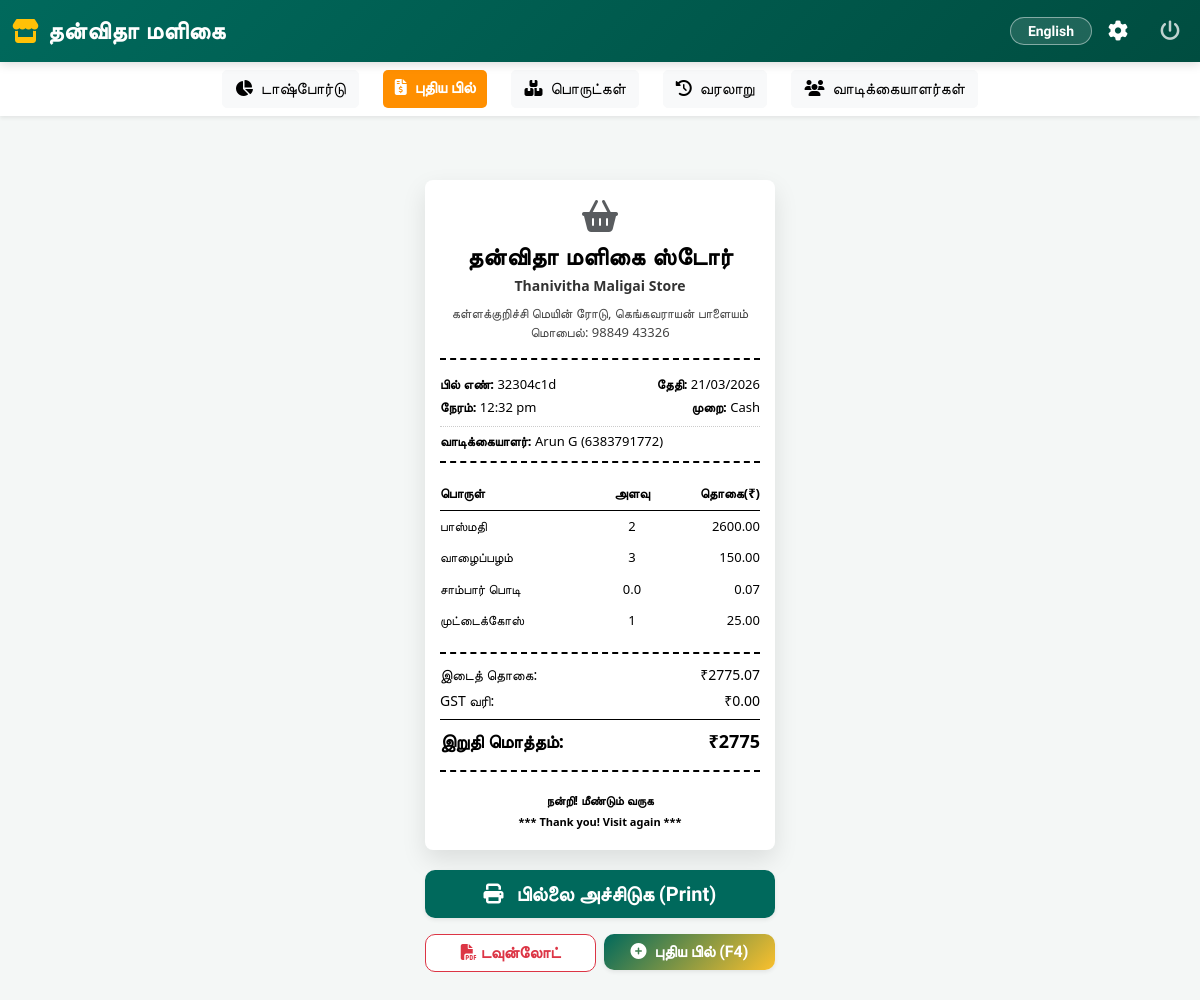
Page /billing/view/3 (signed in) on the committed database.
### models.py (models this page shows)
class ShopSettings(db.Model):
    __tablename__ = 'shop_settings'
    id = db.Column(db.Integer, primary_key=True)
    shop_name_ta = db.Column(db.String(200), default='தனிவிதா மளிகை ஸ்டோர்')
    shop_name_en = db.Column(db.String(200), default='Thanivitha Maligai Store')
    address_ta = db.Column(db.Text, default='கள்ளக்குறிச்சி மெயின் ரோடு, கெங்கவராயன் பாளையம்')
    address_en = db.Column(db.Text, default='Kallakurichi Main Road, Gengavarayanpalayam')
    phone = db.Column(db.String(20), default='98849 43326') # Added numbers from signboard
    phone_alt = db.Column(db.String(20), default='97514 73000') # Added alternative number
    email = db.Column(db.String(100), default='contact@thanivitha.com')
    gst_no = db.Column(db.String(20), default='')
    default_gst = db.Column(db.Float, default=0) # Groceries often have 0% or specific GST
    loyalty_points_ratio = db.Column(db.Float, default=0.01)  # 1 point per ₹100
    bill_footer_ta = db.Column(db.Text, default='நன்றி! மீண்டும் வருக')
    bill_footer_en = db.Column(db.Text, default='Thank you! Visit again')

class Order(db.Model):
    __tablename__ = 'order'
    id = db.Column(db.Integer, primary_key=True)
    order_number = db.Column(db.String(50), unique=True, nullable=False, index=True)
    bill_number = db.Column(db.String(50), unique=True, nullable=False, index=True)
    customer_id = db.Column(db.Integer, db.ForeignKey('customer.id'))
    order_date = db.Column(db.DateTime, default=datetime.utcnow)
    total_amount = db.Column(db.Float, default=0)
    discount = db.Column(db.Float, default=0)
    tax_amount = db.Column(db.Float, default=0)
    grand_total = db.Column(db.Float, default=0)
    payment_method = db.Column(db.String(20), nullable=False)  # Cash, Card, UPI
    payment_status = db.Column(db.String(20), default='Completed')
    created_by = db.Column(db.Integer, db.ForeignKey('user.id'))
    created_at = db.Column(db.DateTime, default=datetime.utcnow)
    items = db.relationship('OrderItem', backref='order', lazy=True, cascade='all, delete-orphan')

class Customer(db.Model):
    __tablename__ = 'customer'
    id = db.Column(db.Integer, primary_key=True)
    name = db.Column(db.String(100), nullable=False)
    phone = db.Column(db.String(15), unique=True, nullable=False, index=True) # Index for fast lookup at billing
    email = db.Column(db.String(100))
    address = db.Column(db.Text)
    gst_no = db.Column(db.String(20))
    loyalty_points = db.Column(db.Integer, default=0)  # Loyalty points
    created_at = db.Column(db.DateTime, default=datetime.utcnow)
    orders = db.relationship('Order', backref='customer', lazy=True)

class OrderItem(db.Model):
    __tablename__ = 'order_item'
    id = db.Column(db.Integer, primary_key=True)
    order_id = db.Column(db.Integer, db.ForeignKey('order.id'), nullable=False)
    product_id = db.Column(db.Integer, db.ForeignKey('product.id'), nullable=False)
    quantity = db.Column(db.Integer, nullable=False)
    price = db.Column(db.Float, nullable=False)
    gst_amount = db.Column(db.Float, default=0)
    total = db.Column(db.Float, nullable=False)
    product = db.relationship('Product')

class Product(db.Model):
    __tablename__ = 'product'
    id = db.Column(db.Integer, primary_key=True)
    name_ta = db.Column(db.String(100), nullable=False)
    name_en = db.Column(db.String(100), nullable=False)
    description_ta = db.Column(db.String(200))
    description_en = db.Column(db.String(200))
    price = db.Column(db.Float, nullable=False)
    mrp = db.Column(db.Float, nullable=False)  # Maximum Retail Price
    unit = db.Column(db.String(20), nullable=False)  # கிராம், கிலோ, லிட்டர், பீஸ், சிறு பாக்கெட்
    stock_quantity = db.Column(db.Integer, default=0)
    min_stock_alert = db.Column(db.Integer, default=10)
    category_id = db.Column(db.Integer, db.ForeignKey('category.id'), nullable=False)
    brand = db.Column(db.String(100), index=True)  # Brand name
    gst_percentage = db.Column(db.Float, default=5)  # GST rate
    is_active = db.Column(db.Boolean, default=True)
    barcode = db.Column(db.String(50), unique=True, index=True) # Added index for fast scanning
    barcode_image = db.Column(db.String(200))
    expiry_date = db.Column(db.Date)  # For expiry tracking
    created_at = db.Column(db.DateTime, default=datetime.utcnow)
    updated_at = db.Column(db.DateTime, default=datetime.utcnow, onupdate=datetime.utcnow)

### app.py (the view)
@app.route('/billing/view/<int:id>')
@login_required
def view_bill(id):
    order = Order.query.get_or_404(id)
    settings = ShopSettings.query.first()
    return render_template('billing/view_bill.html', order=order, settings=settings)

### app.py (called while the page is built)
@login_manager.user_loader
def load_user(user_id):
    return User.query.get(int(user_id))

### templates/billing/view_bill.html (shortened to what this page needs)
{% extends "base.html" %}
{% block content %}
<div class="container-fluid mt-4 mb-5">
    <div class="receipt-wrapper" id="printArea">
        <div class="receipt-header">
            <div class="no-print mb-2"><i class="fas fa-shopping-basket fa-2x text-muted"></i></div>
            <h2 class="receipt-title">{{ settings.shop_name_ta or 'தன்விதா மளிகை' }}</h2>
            <div class="receipt-subtitle">{{ settings.shop_name_en or 'THANVITHA GROCERY' }}</div>
            <div class="receipt-address">
                {{ settings.address_ta }}<br>
                மொபைல்: {{ settings.phone }}<br>
            </div>
        </div>
        <div class="receipt-meta">
            <div class="flex-row">
                <div><strong>பில் எண்:</strong> {{ order.bill_number[-8:] }}</div>
                <div><strong>தேதி:</strong> <span class="ist-date" data-utc="{{ order.order_date.strftime('%Y-%m-%dT%H:%M:%S') }}">{{ order.order_date.strftime('%d/%m/%Y') }}</span></div>
            </div>
            <div class="flex-row">
                <div><strong>நேரம்:</strong> <span class="ist-time" data-utc="{{ order.order_date.strftime('%Y-%m-%dT%H:%M:%S') }}">{{ order.order_date.strftime('%I:%M %p') }}</span></div>
                <div><strong>முறை:</strong> {{ order.payment_method }}</div>
            </div>
            {% if order.customer %}
            <div style="margin-top: 8px; border-top: 1px dotted #ccc; padding-top: 5px;">
                <strong>வாடிக்கையாளர்:</strong> {{ order.customer.name }} ({{ order.customer.phone }})
            </div>
            {% endif %}
        </div>
        <table class="receipt-table">
            <thead>
                <tr>
                    <th width="50%">பொருள்</th>
                    <th width="20%" style="text-align: center;">அளவு</th>
                    <th width="30%" style="text-align: right;">தொகை(₹)</th>
                </tr>
            </thead>
            <tbody>
                {% for item in order.items %}
                <tr>
                    <td>{{ item.product.name_ta }}</td>
                    <td style="text-align: center;">{{ item.quantity|round(2) }}</td>
                    <td style="text-align: right;">{{ "%.2f"|format(item.total) }}</td>
                </tr>
                {% endfor %}
            </tbody>
        </table>
        <div class="receipt-totals">
            <div class="flex-row">
                <span>இடைத் தொகை:</span>
                <span>₹{{ "%.2f"|format(order.total_amount) }}</span>
            </div>
            <div class="flex-row">
                <span>GST வரி:</span>
                <span>₹{{ "%.2f"|format(order.tax_amount) }}</span>
            </div>
            <div class="flex-row grand-total">
                <span>இறுதி மொத்தம்:</span>
                <span>₹{{ "%.0f"|format(order.grand_total) }}</span>
            </div>
        </div>
        <div class="receipt-footer">
            <p style="margin: 0;">{{ settings.bill_footer_ta or 'நன்றி! மீண்டும் வருக!' }}</p>
            <p style="margin: 4px 0 0 0; font-size: 11px;">*** {{ settings.bill_footer_en or 'Thank You! Visit Again!' }} ***</p>
        </div>
    </div>
    <div class="action-buttons no-print d-grid gap-2">
        <button onclick="window.print()" class="btn btn-lg text-white shadow-sm fw-bold mb-2" style="background-color: #00695C; border-radius: 10px;">
            <i class="fas fa-print me-2"></i> பில்லை அச்சிடுக (Print)
        </button>
        <div class="row g-2">
            <div class="col-6">
                <a href="{{ url_for('download_pdf', id=order.id) }}" class="btn btn-outline-danger w-100 bg-white fw-bold" style="border-radius: 10px;">
                    <i class="fas fa-file-pdf me-1"></i>டவுன்லோட்
                </a>
            </div>
            <div class="col-6">
                <a href="{{ url_for('new_bill') }}" class="btn w-100 text-white shadow-sm fw-bold" style="background: linear-gradient(135deg, var(--shop-primary) 0%, #FBC02D 100%); border: none; border-radius: 10px;">
                    <i class="fas fa-plus-circle me-1"></i> புதிய பில் (F4)
                </a>
            </div>
        </div>
    </div>
</div>
{% endblock %}

### static/css/style.css (style rules this page uses)
body { font-family: 'Hind Madurai', sans-serif; background-color: #f8f9fa; }
.btn { border-radius: 5px; font-weight: 500; }

### templates/base.html (style rules this page uses)
:root { --shop-primary: #00695C; --shop-primary-dark: #004D40; --shop-accent: #FF8F00; --shop-bg: #F4F7F6; }
body { background-color: var(--shop-bg); padding-bottom: 80px; }
@media (min-width: 992px) { body { padding-bottom: 0; } }

### templates/billing/view_bill.html (style rules this page uses)
.receipt-wrapper { max-width: 350px; margin: 0 auto; background-color: #fff; padding: 20px 15px; box-shadow: 0 10px 25px rgba(0,0,0,0.1); border-radius: 8px; font-family: 'Segoe UI', Tahoma, Geneva, Verdana, sans-serif; color: #000; line-height: 1.5; }
.receipt-header { text-align: center; border-bottom: 2px dashed #000; padding-bottom: 15px; margin-bottom: 15px; }
.receipt-title { font-size: 24px; font-weight: 800; margin: 0; color: #000; letter-spacing: 0.5px; }
.receipt-subtitle { font-size: 14px; font-weight: 600; margin-top: 4px; color: #333; }
.receipt-address { font-size: 13px; margin-top: 8px; color: #444; }
.receipt-meta { font-size: 13px; margin-bottom: 15px; border-bottom: 2px dashed #000; padding-bottom: 10px; }
.receipt-meta .flex-row { display: flex; justify-content: space-between; margin-bottom: 4px; }
.receipt-table { width: 100%; font-size: 13px; margin-bottom: 15px; border-collapse: collapse; }
.receipt-table th { border-bottom: 1px solid #000; padding: 6px 0; text-align: left; font-weight: 700; }
.receipt-table td { padding: 6px 0; vertical-align: top; }
.receipt-totals { border-top: 2px dashed #000; border-bottom: 2px dashed #000; padding: 10px 0; margin-bottom: 15px; font-size: 14px; font-weight: 500; }
.receipt-totals .flex-row { display: flex; justify-content: space-between; margin-bottom: 5px; }
.grand-total { font-size: 18px; font-weight: 800; border-top: 1px solid #000; padding-top: 8px; margin-top: 8px; }
.receipt-footer { text-align: center; font-size: 12px; font-weight: 600; margin-top: 20px; }
.action-buttons { max-width: 350px; margin: 20px auto; }

### rows in the picture
ShopSettings: shop_name_ta "தன்விதா மளிகை ஸ்டோர்", shop_name_en "Thanivitha Maligai Store", address_ta "கள்ளக்குறிச்சி மெயின் ரோடு, கெங்கவராயன் பாளையம்", phone "98849 43326", bill_footer_ta "நன்றி! மீண்டும் வருக", bill_footer_en "Thank you! Visit again"
Order: bill_number "32304c1d", payment_method "Cash", total_amount "2775.07", tax_amount "0.00", grand_total "2775"
Customer: customer.name "Arun G", customer.phone "6383791772"
OrderItem: product.name_ta "பாஸ்மதி", quantity "2", total "2600.00"
OrderItem: product.name_ta "வாழைப்பழம்", quantity "3", total "150.00"
OrderItem: product.name_ta "சாம்பார் பொடி", quantity "0.0", total "0.07"
OrderItem: product.name_ta "முட்டைக்கோஸ்", quantity "1", total "25.00"
